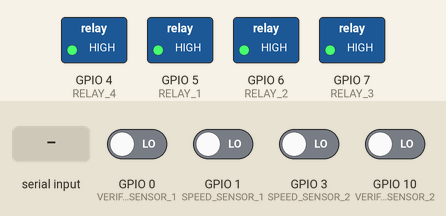
Bench run of a sketch on a simulated ESP32-C3. On the bench: switched loads named in the sketch (green lamp = pin HIGH). The inputs (shaded band) are chosen by the test bench; at power-on: GPIO 0 (VERIFY_SENSOR_1), GPIO 1 (SPEED_SENSOR_1), GPIO 3 (SPEED_SENSOR_2), GPIO 10 (VERIFY_SENSOR_2) LOW. What the sketch prints to the serial monitor is not drawn.

Above: at 1.7 s.
1.8 s: "R1_ON\n" received over Serial
At 2.5 s:
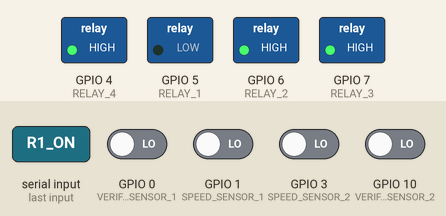
3.3 s: "R2_ON\n" received over Serial
At 3.6 s:
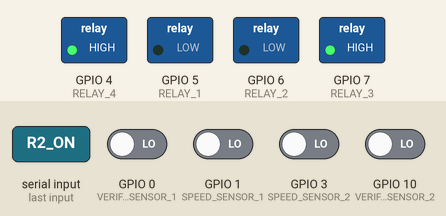
4.8 s: "R1_OFF\n" received over Serial
At 6.0 s:
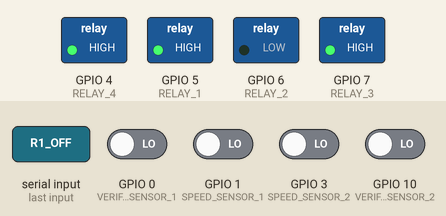
6.3 s: "R3_ON\n" received over Serial
At 7.1 s:
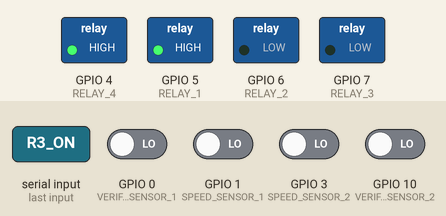
7.8 s: "R2_OFF\n" received over Serial
At 8.2 s:
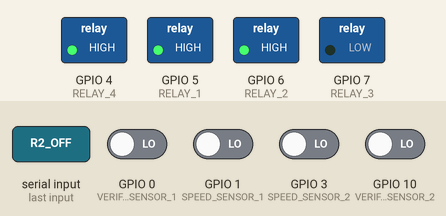
9.3 s: "R4_ON\n" received over Serial
At 10.6 s:
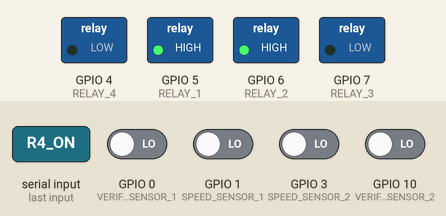
Timing chart, 0 to 11.8 s (numbered marks = the images above; inputs shaded):
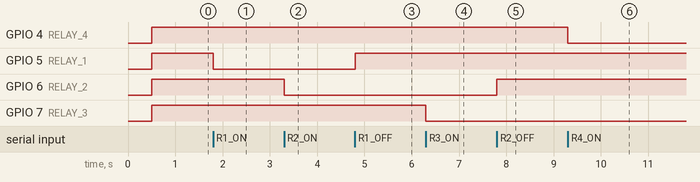

The sketch:

firmware.ino
```cpp
// Arduino sketch entry file.
// The implementation remains in main_engine.ino; Arduino concatenates every
// .ino file in this folder before compiling.
```

main_engine.ino
```cpp
// =====================================================
// ESP32-C3 COMPONENT 3
// SERIAL SENSOR + RELAY STATUS
// =====================================================

#include <Arduino.h>

// -----------------------------------------------------
// SENSOR PINS
// -----------------------------------------------------

#define VERIFY_SENSOR_1  0
#define VERIFY_SENSOR_2  10

#define SPEED_SENSOR_1   1
#define SPEED_SENSOR_2   3

// -----------------------------------------------------
// RELAY PINS
// -----------------------------------------------------

#define RELAY_1  5
#define RELAY_2  6
#define RELAY_3  7
#define RELAY_4  4

// -----------------------------------------------------
// LOGIC
// -----------------------------------------------------

// E18-D80NK sensors
#define SENSOR_ACTIVE LOW

// Your relay module
#define RELAY_ON  LOW
#define RELAY_OFF HIGH

// -----------------------------------------------------
// SERIAL UPDATE INTERVAL
// -----------------------------------------------------

const unsigned long STATUS_INTERVAL_MS = 100;
const unsigned long SORT_ACTUATION_DELAY_MS = 0;
const unsigned long SORT_RELAY_PULSE_MS = 500;

unsigned long previousStatusTime = 0;

bool defectPulsePending = false;
bool orientationPulsePending = false;
bool defectRelayActive = false;
bool orientationRelayActive = false;
unsigned long defectDueAt = 0;
unsigned long orientationDueAt = 0;
unsigned long defectOffAt = 0;
unsigned long orientationOffAt = 0;


// =====================================================
// SENSOR FUNCTION
// =====================================================

bool sensorDetected(int pin) {
  const int FILTER_SAMPLES = 5;
  const int FILTER_THRESHOLD = 5;
  int activeCount = 0;
  for (int index = 0; index < FILTER_SAMPLES; index++) {
    if (digitalRead(pin) == SENSOR_ACTIVE) {
      activeCount++;
    }
    if (index < FILTER_SAMPLES - 1) {
      delayMicroseconds(300);
    }
  }
  return activeCount >= FILTER_THRESHOLD;
}


// =====================================================
// RELAY FUNCTION
// =====================================================

bool relayIsOn(int pin) {
  return digitalRead(pin) == RELAY_ON;
}


void setRelay(int relayPin, bool state) {

  if (state) {
    digitalWrite(relayPin, RELAY_ON);
  }
  else {
    digitalWrite(relayPin, RELAY_OFF);
  }
}


void allRelaysOff() {

  setRelay(RELAY_1, false);
  setRelay(RELAY_2, false);
  setRelay(RELAY_3, false);
  setRelay(RELAY_4, false);
  defectPulsePending = false;
  orientationPulsePending = false;
  defectRelayActive = false;
  orientationRelayActive = false;
}


// R1 = damaged-glove reject, R2 = wrong-orientation reject.
// The delayed, non-blocking pulse lets serial telemetry continue normally.
void scheduleSortPulse(bool defective) {
  unsigned long dueAt = millis() + SORT_ACTUATION_DELAY_MS;
  if (defective) {
    // A damaged glove always uses the damage bin; cancel a not-yet-fired
    // orientation command for the same inspection window.
    orientationPulsePending = false;
    defectPulsePending = true;
    defectDueAt = dueAt;
  }
  else {
    orientationPulsePending = true;
    orientationDueAt = dueAt;
  }
}


void updateSortPulses() {
  unsigned long now = millis();

  if (defectPulsePending && (long)(now - defectDueAt) >= 0) {
    defectPulsePending = false;
    defectRelayActive = true;
    defectOffAt = now + SORT_RELAY_PULSE_MS;
    setRelay(RELAY_1, true);
  }
  if (orientationPulsePending && (long)(now - orientationDueAt) >= 0) {
    orientationPulsePending = false;
    orientationRelayActive = true;
    orientationOffAt = now + SORT_RELAY_PULSE_MS;
    setRelay(RELAY_2, true);
  }
  if (defectRelayActive && (long)(now - defectOffAt) >= 0) {
    defectRelayActive = false;
    setRelay(RELAY_1, false);
  }
  if (orientationRelayActive && (long)(now - orientationOffAt) >= 0) {
    orientationRelayActive = false;
    setRelay(RELAY_2, false);
  }
}


// =====================================================
// SEND STATUS AS JSON
// =====================================================

void sendStatusSerial() {

  bool s1 = sensorDetected(SPEED_SENSOR_1);
  bool s2 = sensorDetected(SPEED_SENSOR_2);

  bool v1 = sensorDetected(VERIFY_SENSOR_1);
  bool v2 = sensorDetected(VERIFY_SENSOR_2);

  bool r1 = relayIsOn(RELAY_1);
  bool r2 = relayIsOn(RELAY_2);
  bool r3 = relayIsOn(RELAY_3);
  bool r4 = relayIsOn(RELAY_4);


  Serial.print("{");

  Serial.print("\"type\":\"c3_status\",");

  Serial.print("\"uptime_ms\":");
  Serial.print(millis());
  Serial.print(",");


  // ---------------- SENSOR DATA ----------------

  Serial.print("\"sensors\":{");

  Serial.print("\"speed_s1\":");
  Serial.print(s1 ? "true" : "false");
  Serial.print(",");

  Serial.print("\"speed_s2\":");
  Serial.print(s2 ? "true" : "false");
  Serial.print(",");

  Serial.print("\"verify_v1\":");
  Serial.print(v1 ? "true" : "false");
  Serial.print(",");

  Serial.print("\"verify_v2\":");
  Serial.print(v2 ? "true" : "false");

  Serial.print("},");


  // ---------------- RELAY DATA ----------------

  Serial.print("\"relays\":{");

  Serial.print("\"relay1\":");
  Serial.print(r1 ? "true" : "false");
  Serial.print(",");

  Serial.print("\"relay2\":");
  Serial.print(r2 ? "true" : "false");
  Serial.print(",");

  Serial.print("\"relay3\":");
  Serial.print(r3 ? "true" : "false");
  Serial.print(",");

  Serial.print("\"relay4\":");
  Serial.print(r4 ? "true" : "false");

  Serial.print("}");

  Serial.println("}");
}


// =====================================================
// SERIAL COMMAND PROCESSING
// =====================================================
// Optional:
// Allows relay testing from PC.
//
// Commands:
//
// R1_ON
// R1_OFF
// R2_ON
// R2_OFF
// R3_ON
// R3_OFF
// R4_ON
// R4_OFF
// ALL_OFF
// DEFECT_PULSE
// ORIENTATION_PULSE
// CAMERA_LIGHT_ON / CAMERA_LIGHT_OFF
// WARNING_ON / WARNING_OFF
//
// =====================================================

void processSerialCommand() {

  if (!Serial.available()) {
    return;
  }

  String command = Serial.readStringUntil('\n');

  command.trim();


  if (command == "R1_ON") {

    setRelay(RELAY_1, true);

  }
  else if (command == "R1_OFF") {

    setRelay(RELAY_1, false);

  }
  else if (command == "R2_ON") {

    setRelay(RELAY_2, true);

  }
  else if (command == "R2_OFF") {

    setRelay(RELAY_2, false);

  }
  else if (command == "R3_ON") {

    setRelay(RELAY_3, true);

  }
  else if (command == "R3_OFF") {

    setRelay(RELAY_3, false);

  }
  else if (command == "R4_ON") {

    setRelay(RELAY_4, true);

  }
  else if (command == "R4_OFF") {

    setRelay(RELAY_4, false);

  }
  else if (command == "ALL_OFF") {

    allRelaysOff();
  }
  else if (command == "DEFECT_PULSE") {
    scheduleSortPulse(true);
  }
  else if (command == "ORIENTATION_PULSE") {
    scheduleSortPulse(false);
  }
  else if (command == "CAMERA_LIGHT_ON") {
    setRelay(RELAY_3, true);
  }
  else if (command == "CAMERA_LIGHT_OFF") {
    setRelay(RELAY_3, false);
  }
  else if (command == "WARNING_ON") {
    setRelay(RELAY_4, true);
  }
  else if (command == "WARNING_OFF") {
    setRelay(RELAY_4, false);
  }
}


// =====================================================
// SETUP
// =====================================================

void setup() {

  Serial.begin(115200);

  Serial.setTimeout(20);
  delay(500);


  // ---------------- Sensors ----------------

  pinMode(SPEED_SENSOR_1, INPUT);
  pinMode(SPEED_SENSOR_2, INPUT);

  pinMode(VERIFY_SENSOR_1, INPUT);
  pinMode(VERIFY_SENSOR_2, INPUT);


  // ---------------- Relays ----------------

  pinMode(RELAY_1, OUTPUT);
  pinMode(RELAY_2, OUTPUT);
  pinMode(RELAY_3, OUTPUT);
  pinMode(RELAY_4, OUTPUT);


  // Safe startup
  allRelaysOff();


  Serial.println(
    "{\"type\":\"system\",\"status\":\"ready\"}"
  );
}


// =====================================================
// LOOP
// =====================================================

void loop() {

  // Receive optional commands from computer
  processSerialCommand();
  updateSortPulses();


  // Send status every 500 ms
  if (
    millis() - previousStatusTime
    >= STATUS_INTERVAL_MS
  ) {

    previousStatusTime = millis();

    sendStatusSerial();
  }
}
```

Measured:
- after the input at 1.8 s, GPIO 5 (RELAY_1): HIGH → LOW at once
- after the input at 3.3 s, GPIO 6 (RELAY_2): HIGH → LOW at once
- after the input at 4.8 s, GPIO 5 (RELAY_1): LOW → HIGH at once
- after the input at 6.3 s, GPIO 7 (RELAY_3): HIGH → LOW at once
- after the input at 7.8 s, GPIO 6 (RELAY_2): LOW → HIGH at once
- after the input at 9.3 s, GPIO 4 (RELAY_4): HIGH → LOW at once
